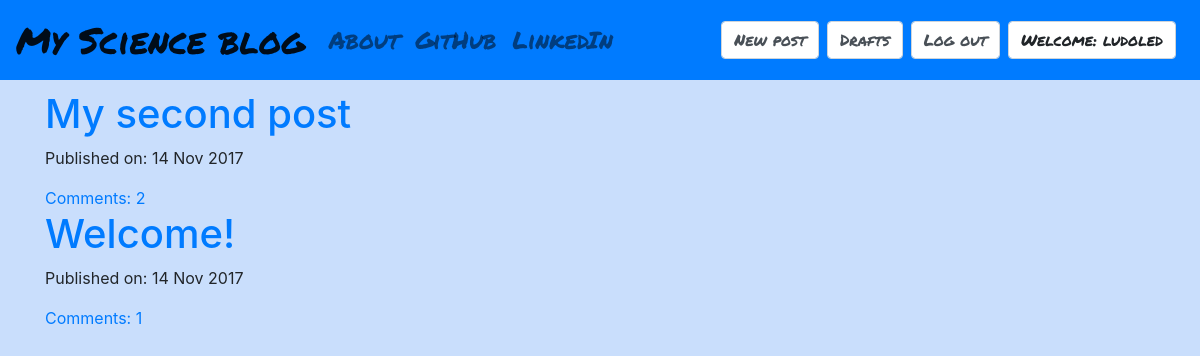
The app's page / (signed in) with its own data.
### my_blog/models.py (models this page shows, shortened)
class Post(models.Model):
    author = models.ForeignKey('auth.User')
    title = models.CharField(max_length = 200)
    text = models.TextField()
    created_date = models.DateTimeField(default = timezone.now)
    published_date = models.DateTimeField(blank = True, null = True)
    def approve_comments(self):
        return self.comments.filter(approved_comment = True)

### my_blog/views.py (the view)
# urls.py: url(r'^$', views.PostListView.as_view(), name = 'post_list'),
class PostListView(ListView):
    model = Post
    def get_queryset(self):
        return Post.objects.filter(published_date__lte = timezone.now()).order_by('-published_date')

### my_blog/templates/my_blog/post_list.html
{% extends "my_blog/base.html" %}
{% block content %}
<div class="centerstage">
  {% for post in post_list %}
    <div class="post">
      <h1><a href="{% url 'post_detail' pk=post.pk %}">{{ post.title }}</a></h1>
      <div class="date">
        <p>Published on: {{ post.published_date|date:"d M Y" }}</p>
      </div>
      <a href="{% url 'post_detail' pk=post.pk %}">Comments: {{ post.approve_comments.count }}</a>
    </div>
  {% endfor %}
</div>
{% endblock %}

### my_blog/templates/my_blog/base.html (shortened to what this page needs)
<!DOCTYPE html>
{% load staticfiles %}
<html>
  <head>
    <link rel="stylesheet" href="https://maxcdn.bootstrapcdn.com/bootstrap/4.0.0-beta.2/css/bootstrap.min.css">
    <link href="https://maxcdn.bootstrapcdn.com/font-awesome/4.7.0/css/font-awesome.min.css" rel="stylesheet">
    <link rel="stylesheet" href="//cdn.jsdelivr.net/npm/medium-editor@latest/dist/css/medium-editor.min.css" type="text/css" media="screen" charset="utf-8">
    <link rel="stylesheet" href="{% static 'css/blog.css' %}">
  </head>
  <body class="loader">
    <nav class="navbar navbar-expand-lg navbar-light techfont bg-primary">
      <a class="navbar-brand bigbrand" href="{% url 'post_list' %}">My Science blog</a>
      <div class="collapse navbar-collapse" id="navbarTogglerDemo02">
        <ul class="navbar-nav mr-auto mt-2 mt-lg-0">
          <li class="nav-item"><a class="nav-link" href="{% url 'about' %}">About</a></li>
          <li class="nav-item"><a class="nav-link" href="https://www.github.com">GitHub</a></li>
          <li class="nav-item"><a class="nav-link" href="https://www.linkedin.com">LinkedIn</a></li>
        </ul>
        <form class="form-inline my-2 my-lg-0">
          {% if user.is_authenticated %}
            <a class="form-control mr-sm-2" href="{% url 'post_new' %}">New post</a>
            <a class="form-control mr-sm-2" href="{% url 'post_draft_list' %}">Drafts</a>
            <a class="form-control mr-sm-2" href="{% url 'logout' %}">Log out</a>
            <a class="form-control mr-sm-2">Welcome: {{user.username}}</a>
            {% else %}
            <a class="form-control mr-sm-2" href="{% url 'login' %}"><span class="fa fa-user"></span></a>
          {% endif %}
        </form>
      </div>
    </nav>
    <div class="content container">
      <div class="row">
        <div class="col-md-8">
          <div class="blog_posts">
            {% block content %}
            {% endblock %}
          </div>
        </div>
      </div>
    </div>
  </body>
</html>

### my_blog/static/css/blog.css (style rules this page uses)
.techfont { font-family: 'Permanent Marker', sans-serif; font-size: 1.5em; margin-bottom: 10px; }
.bigbrand { font-size: 1.5em; }
.centerstage { margin-left: auto; margin-right: auto; }
.loader { background-color: #c9defc; filter:hue-rotate(0deg); color:linear-gradient(45deg,#0f8,#08f); animation:hue 10000ms infinite linear; }

### records on screen
Post: title "My second post", published_date "14 Nov 2017", approve_comments.count "2"
Post: title "Welcome!", published_date "14 Nov 2017", approve_comments.count "1"

### other values on screen
{{ user.username }} "ludoled"
